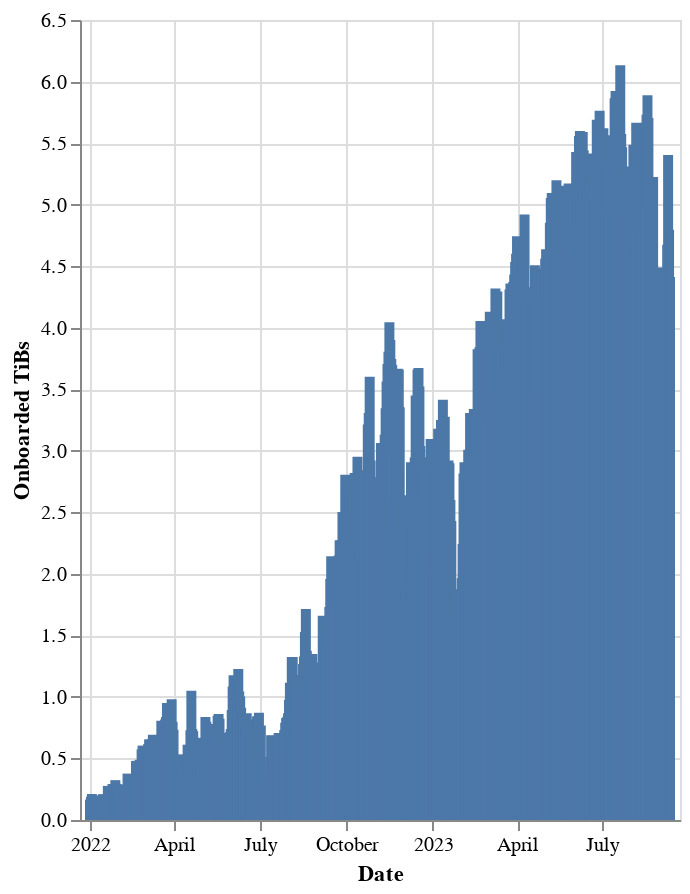

The cell this chart's notebook holds for it:
### Markdown cell above
::: {layout="[ [3, 2] ]"}

### Code cell
# | output: true

display(Markdown(f"### Data Onboarding Rate"))

c = (
    alt.Chart(df)
    .mark_bar()
    .encode(
        x=alt.X("date:T", title="Date"),
        y=alt.Y("onboarded_tibs:Q", title="Onboarded TiBs"),
        # color=alt.value("#55595c"),
        tooltip=[
            alt.Tooltip("date:T", title="Date"),
            alt.Tooltip("onboarded_tibs:Q", title="Onboarded TiBs"),
        ],
    )
    .properties(width="container", height=400)
)

# Make it zoomable and lock the y axis
# c = c.interactive(bind_y=False)

c.display()

### Figure 1 — Vega-Lite specification as saved in the notebook (floating-point values rounded to 4 significant figures; data arrays with more than 128 entries replaced by an {"elided": "..."} marker saying what was removed)
{"config": {"view": {"continuousWidth": 300, "continuousHeight": 300}}, "data": {"name": "data-a51e2fe106d80e84f7274b18766d8109"}, "mark": {"type": "bar"}, "encoding": {"tooltip": [{"field": "date", "title": "Date", "type": "temporal"}, {"field": "onboarded_tibs", "title": "Onboarded TiBs", "type": "quantitative"}], "x": {"field": "date", "title": "Date", "type": "temporal"}, "y": {"field": "onboarded_tibs", "title": "Onboarded TiBs", "type": "quantitative"}}, "height": 400, "width": "container", "$schema": "https://vega.github.io/schema/vega-lite/v5.14.1.json", "datasets": {"data-a51e2fe106d80e84f7274b18766d8109": {"elided": "619 records"}}}
